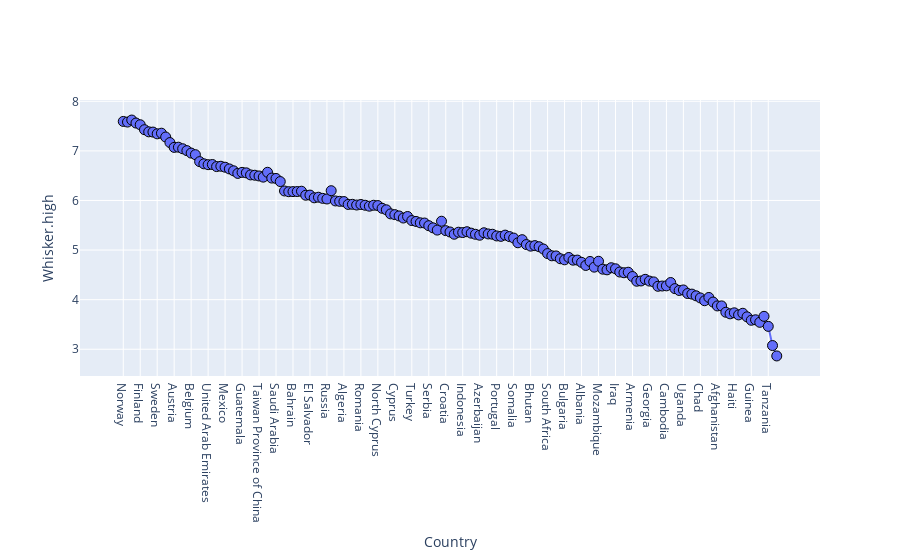

Write notebook code for a chart like this one.
### Markdown cell above
Observation Results:


1. Economy/ GDP column describes indicator for country’s standard of living conditions.

2. Mean of the standard error is 0,98. Standard deviation is 0,42. 

3. Maximum value is 1,87.

### Code cell
#Graph of Whisker.high score according to countries 
graph(data_2017["Country"], data_2017["Whisker.high"], "Country", "Whisker.high")

### Figure 1 — Plotly figure (JSON) as saved in the notebook; plotly's stock layout.template omitted (floating-point values rounded to 4 significant figures; data arrays with more than 128 entries replaced by an {"elided": "..."} marker saying what was removed)
{"data": [{"marker": {"line": {"color": "rgb(0, 0, 0)", "width": 1}, "size": 10}, "mode": "markers+lines", "type": "scatter", "x": {"elided": "155 str values"}, "y": {"elided": "155 float values"}}], "layout": {"xaxis": {"title": {"text": "Country"}}, "yaxis": {"title": {"text": "Whisker.high"}}}}
